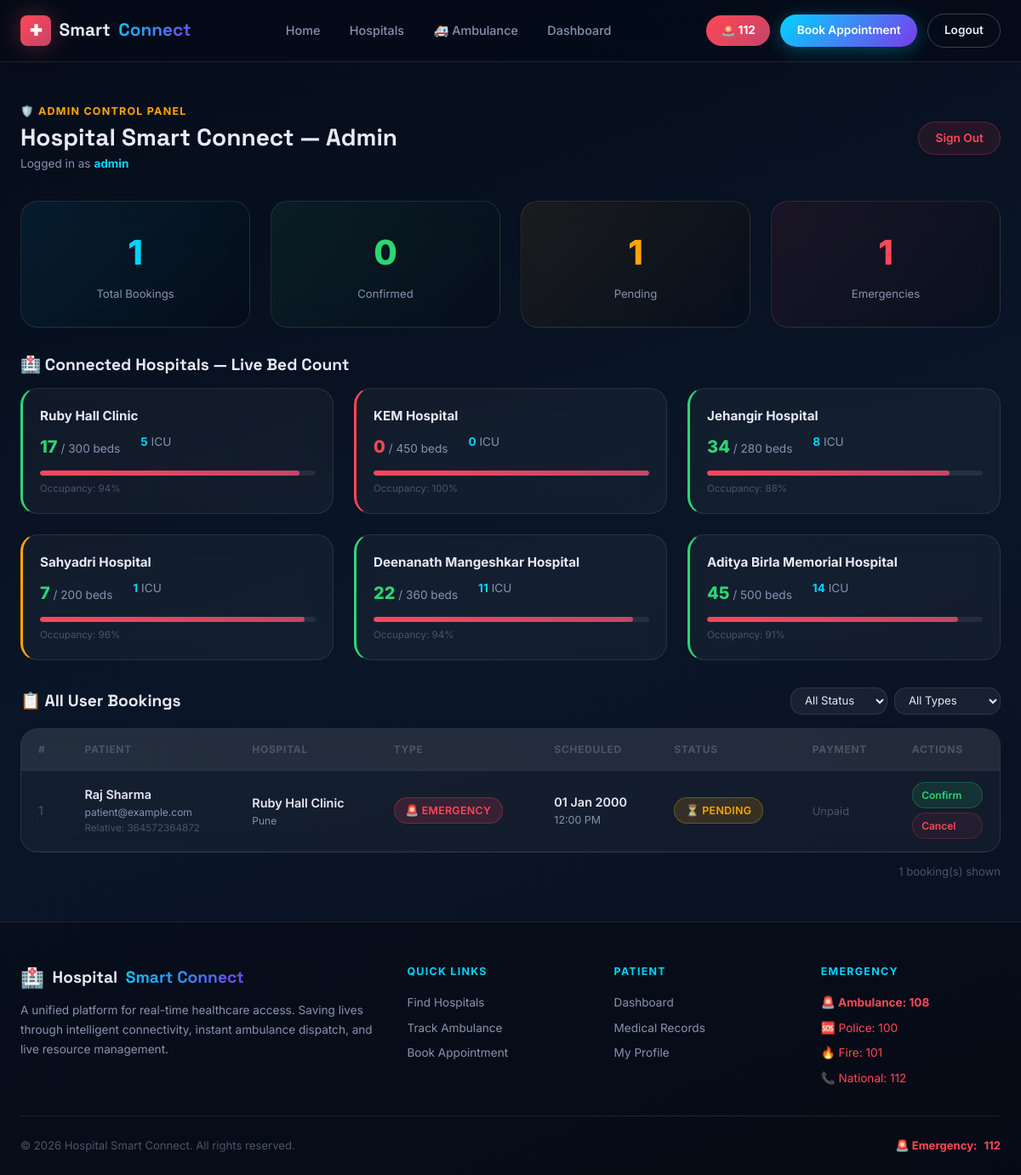
The app's page /admin-portal/dashboard/ (signed in) with its own data.
### core/models.py (models this page shows, shortened)
class Hospital(models.Model):
    name = models.CharField(max_length=200)
    address = models.TextField()
    city = models.CharField(max_length=100)
    phone = models.CharField(max_length=20)
    email = models.EmailField(blank=True)
    latitude = models.DecimalField(max_digits=9, decimal_places=6, default=0)
    longitude = models.DecimalField(max_digits=9, decimal_places=6, default=0)
    emergency_contact = models.CharField(max_length=20, blank=True)
    is_active = models.BooleanField(default=True)
    image = models.ImageField(upload_to='hospitals/', blank=True, null=True)
    created_at = models.DateTimeField(auto_now_add=True)

class Resource(models.Model):
    hospital = models.OneToOneField(Hospital, on_delete=models.CASCADE, related_name='resource')
    total_beds = models.IntegerField(default=0)
    available_beds = models.IntegerField(default=0)
    total_icu = models.IntegerField(default=0)
    available_icu = models.IntegerField(default=0)
    total_doctors = models.IntegerField(default=0)
    available_doctors = models.IntegerField(default=0)
    ventilators_available = models.IntegerField(default=0)
    operation_theaters = models.IntegerField(default=0)
    updated_at = models.DateTimeField(auto_now=True)
    def bed_occupancy_pct(self):
        if self.total_beds == 0:
            return 0
        return round(((self.total_beds - self.available_beds) / self.total_beds) * 100)

class Appointment(models.Model):
    STATUS_CHOICES = [
        ('pending', 'Pending'),
        ('confirmed', 'Confirmed'),
        ('in_progress', 'In Progress'),
        ('completed', 'Completed'),
        ('cancelled', 'Cancelled'),
    ]
    TYPE_CHOICES = [
        ('emergency', 'Emergency'),
        ('consultation', 'Consultation'),
        ('follow_up', 'Follow-Up'),
        ('diagnostic', 'Diagnostic'),
    ]
    patient = models.ForeignKey(User, on_delete=models.CASCADE, related_name='appointments')
    hospital = models.ForeignKey(Hospital, on_delete=models.CASCADE, related_name='appointments')
    appointment_type = models.CharField(max_length=20, choices=TYPE_CHOICES, default='consultation')
    status = models.CharField(max_length=20, choices=STATUS_CHOICES, default='pending')
    scheduled_at = models.DateTimeField()
    reason = models.TextField()
    notes = models.TextField(blank=True)
    ambulance_required = models.BooleanField(default=False)
    relative_contact = models.CharField(max_length=20, blank=True)
    created_at = models.DateTimeField(auto_now_add=True)
    updated_at = models.DateTimeField(auto_now=True)
    class Meta:
        ordering = ['-created_at']

### core/views.py (the view)
# urls.py: path('admin-portal/dashboard/', views.admin_dashboard_view, name='admin_dashboard'),
def admin_dashboard_view(request):
    guard = _require_admin(request)
    if guard:
        return guard
    filter_status = request.GET.get('status', '')
    filter_type = request.GET.get('type', '')
    bookings = Appointment.objects.select_related('patient', 'hospital').order_by('-created_at')
    if filter_status:
        bookings = bookings.filter(status=filter_status)
    if filter_type:
        bookings = bookings.filter(appointment_type=filter_type)
    hospitals = Hospital.objects.filter(is_active=True).prefetch_related('resource')
    context = {
        'bookings': bookings,
        'hospitals': hospitals,
        'total_bookings': Appointment.objects.count(),
        'confirmed_bookings': Appointment.objects.filter(status='confirmed').count(),
        'pending_bookings': Appointment.objects.filter(status='pending').count(),
        'emergency_bookings': Appointment.objects.filter(appointment_type='emergency').count(),
        'filter_status': filter_status,
        'filter_type': filter_type,
        'page': 'admin',
    }
    return render(request, 'core/admin_dashboard.html', context)

### templates/core/admin_dashboard.html (shortened to what this page needs)
{% extends 'base.html' %}
{% block content %}
<section class="section-sm">
  <div class="container">
    <div style="display:flex;align-items:center;justify-content:space-between;margin-bottom:2rem;flex-wrap:wrap;gap:1rem">
      <div>
        <div style="font-size:.78rem;text-transform:uppercase;letter-spacing:.1em;color:#ffa502;font-weight:700;margin-bottom:.25rem">🛡️ Admin Control Panel</div>
        <h1 style="font-size:1.75rem;margin:0">Hospital Smart Connect — Admin</h1>
        <div style="font-size:.85rem;color:#8892b0;margin-top:.25rem">Logged in as <strong style="color:var(--clr-primary)">{{ request.user.username }}</strong></div>
      </div>
      <a href="{% url 'admin_logout' %}" class="btn btn-sm" id="admin-logout-btn"
        style="background:rgba(255,71,87,0.1);color:#ff4757;border:1px solid rgba(255,71,87,0.25)">Sign Out</a>
    </div>
    <div class="grid grid-4" style="margin-bottom:2rem">
      <div class="card" style="text-align:center;padding:1.75rem;background:linear-gradient(135deg,rgba(0,212,255,0.08),rgba(0,0,0,0.2))">
        <div style="font-size:2.5rem;font-weight:800;color:var(--clr-primary)" id="stat-total">{{ total_bookings }}</div>
        <div style="font-size:.82rem;color:#8892b0;margin-top:.35rem">Total Bookings</div>
      </div>
      <div class="card" style="text-align:center;padding:1.75rem;background:linear-gradient(135deg,rgba(46,213,115,0.08),rgba(0,0,0,0.2))">
        <div style="font-size:2.5rem;font-weight:800;color:var(--clr-accent-green)" id="stat-confirmed">{{ confirmed_bookings }}</div>
        <div style="font-size:.82rem;color:#8892b0;margin-top:.35rem">Confirmed</div>
      </div>
      <div class="card" style="text-align:center;padding:1.75rem;background:linear-gradient(135deg,rgba(255,165,2,0.08),rgba(0,0,0,0.2))">
        <div style="font-size:2.5rem;font-weight:800;color:var(--clr-accent-orange)" id="stat-pending">{{ pending_bookings }}</div>
        <div style="font-size:.82rem;color:#8892b0;margin-top:.35rem">Pending</div>
      </div>
      <div class="card" style="text-align:center;padding:1.75rem;background:linear-gradient(135deg,rgba(255,71,87,0.08),rgba(0,0,0,0.2))">
        <div style="font-size:2.5rem;font-weight:800;color:var(--clr-accent-red)" id="stat-emergency">{{ emergency_bookings }}</div>
        <div style="font-size:.82rem;color:#8892b0;margin-top:.35rem">Emergencies</div>
      </div>
    </div>
    <div style="margin-bottom:2rem">
      <div style="display:flex;justify-content:space-between;align-items:center;margin-bottom:1rem">
        <h2 style="font-size:1.2rem;margin:0">🏥 Connected Hospitals — Live Bed Count</h2>
      </div>
      <div class="grid grid-3">
        {% for hospital in hospitals %}
        <div class="card" style="padding:1.25rem;border-left:3px solid {% if hospital.resource.available_beds > 10 %}var(--clr-accent-green){% elif hospital.resource.available_beds > 0 %}var(--clr-accent-orange){% else %}var(--clr-accent-red){% endif %}" id="hospital-row-{{ hospital.pk }}">
          <div style="font-weight:700;font-size:.95rem;margin-bottom:.5rem">{{ hospital.name }}</div>
          <div style="display:flex;gap:1.5rem;font-size:.85rem">
            <div><span style="color:{% if hospital.resource.available_beds > 5 %}var(--clr-accent-green){% elif hospital.resource.available_beds > 0 %}var(--clr-accent-orange){% else %}var(--clr-accent-red){% endif %};font-weight:800;font-size:1.25rem">{{ hospital.resource.available_beds }}</span><span style="color:#8892b0"> / {{ hospital.resource.total_beds }} beds</span></div>
            <div><span style="color:var(--clr-primary);font-weight:700">{{ hospital.resource.available_icu }}</span><span style="color:#8892b0"> ICU</span></div>
          </div>
          <div class="progress-bar" style="margin-top:.75rem">
            <div class="progress-fill {% if hospital.resource.bed_occupancy_pct < 60 %}green{% elif hospital.resource.bed_occupancy_pct < 85 %}orange{% else %}red{% endif %}" style="width:{{ hospital.resource.bed_occupancy_pct }}%"></div>
          </div>
          <div style="font-size:.72rem;color:#4a5568;margin-top:.35rem">Occupancy: {{ hospital.resource.bed_occupancy_pct }}%</div>
        </div>
        {% endfor %}
      </div>
    </div>
    <div>
      <div style="display:flex;justify-content:space-between;align-items:center;margin-bottom:1rem;flex-wrap:wrap;gap:.75rem">
        <h2 style="font-size:1.2rem;margin:0">📋 All User Bookings</h2>
        <form method="get" style="display:flex;gap:.5rem;flex-wrap:wrap" id="booking-filter-form">
          <select name="status" class="form-control" style="font-size:.82rem;padding:.35rem .75rem;width:auto" id="filter-status" onchange="this.form.submit()">
            <option value="">All Status</option>
          </select>
          <select name="type" class="form-control" style="font-size:.82rem;padding:.35rem .75rem;width:auto" id="filter-type" onchange="this.form.submit()">
            <option value="">All Types</option>
          </select>
        </form>
      </div>
      {% if bookings %}
      <div class="card" style="padding:0;overflow:hidden">
        <table style="width:100%;border-collapse:collapse;font-size:.85rem">
          <thead>
            <tr style="background:rgba(255,255,255,0.04);border-bottom:1px solid var(--clr-border)">
              <th style="padding:.9rem 1.25rem;text-align:left;font-size:.75rem;text-transform:uppercase;letter-spacing:.06em;color:#4a5568;font-weight:700">#</th>
              <th style="padding:.9rem 1.25rem;text-align:left;font-size:.75rem;text-transform:uppercase;letter-spacing:.06em;color:#4a5568;font-weight:700">Patient</th>
              <th style="padding:.9rem 1.25rem;text-align:left;font-size:.75rem;text-transform:uppercase;letter-spacing:.06em;color:#4a5568;font-weight:700">Hospital</th>
              <th style="padding:.9rem 1.25rem;text-align:left;font-size:.75rem;text-transform:uppercase;letter-spacing:.06em;color:#4a5568;font-weight:700">Type</th>
              <th style="padding:.9rem 1.25rem;text-align:left;font-size:.75rem;text-transform:uppercase;letter-spacing:.06em;color:#4a5568;font-weight:700">Scheduled</th>
              <th style="padding:.9rem 1.25rem;text-align:left;font-size:.75rem;text-transform:uppercase;letter-spacing:.06em;color:#4a5568;font-weight:700">Status</th>
              <th style="padding:.9rem 1.25rem;text-align:left;font-size:.75rem;text-transform:uppercase;letter-spacing:.06em;color:#4a5568;font-weight:700">Payment</th>
              <th style="padding:.9rem 1.25rem;text-align:left;font-size:.75rem;text-transform:uppercase;letter-spacing:.06em;color:#4a5568;font-weight:700">Actions</th>
            </tr>
          </thead>
          <tbody>
            {% for booking in bookings %}
            <tr style="border-bottom:1px solid rgba(255,255,255,0.04);transition:background .15s" onmouseover="this.style.background='rgba(255,255,255,0.02)'" onmouseout="this.style.background=''" id="booking-row-{{ booking.pk }}">
              <td style="padding:.85rem 1.25rem;color:#4a5568">{{ booking.pk }}</td>
              <td style="padding:.85rem 1.25rem">
                <div style="font-weight:600">{{ booking.patient.get_full_name|default:booking.patient.username }}</div>
                <div style="font-size:.75rem;color:#8892b0">{{ booking.patient.email }}</div>
                {% if booking.relative_contact %}<div style="font-size:.73rem;color:#4a5568">Relative: {{ booking.relative_contact }}</div>{% endif %}
              </td>
              <td style="padding:.85rem 1.25rem">
                <div style="font-weight:600">{{ booking.hospital.name }}</div>
                <div style="font-size:.75rem;color:#8892b0">{{ booking.hospital.city }}</div>
              </td>
              <td style="padding:.85rem 1.25rem">
                {% if booking.appointment_type == 'emergency' %}<span class="badge badge-red">🚨 Emergency</span>
                {% elif booking.appointment_type == 'consultation' %}<span class="badge badge-blue">💊 Consult</span>
                {% elif booking.appointment_type == 'follow_up' %}<span class="badge badge-purple">🔄 Follow-Up</span>
                {% else %}<span class="badge badge-orange">🔬 Diagnostic</span>{% endif %}
              </td>
              <td style="padding:.85rem 1.25rem">
                <div style="font-weight:600">{{ booking.scheduled_at|date:"d M Y" }}</div>
                <div style="font-size:.78rem;color:#8892b0">{{ booking.scheduled_at|time:"h:i A" }}</div>
              </td>
              <td style="padding:.85rem 1.25rem">
                {% if booking.status == 'confirmed' %}<span class="badge badge-green">✅ Confirmed</span>
                {% elif booking.status == 'pending' %}<span class="badge badge-orange">⏳ Pending</span>
                {% elif booking.status == 'completed' %}<span class="badge badge-blue">✔ Completed</span>
                {% elif booking.status == 'in_progress' %}<span class="badge badge-purple">⚡ In Progress</span>
                {% else %}<span class="badge badge-red">✗ Cancelled</span>{% endif %}
              </td>
              <td style="padding:.85rem 1.25rem">
                {% if booking.payment %}<span class="badge badge-green">₹{{ booking.payment.amount }}<br><span style="font-size:.7rem">{{ booking.payment.get_method_display }}</span></span>
                {% else %}<span style="color:#4a5568;font-size:.8rem">Unpaid</span>{% endif %}
              </td>
              <td style="padding:.85rem 1.25rem">
                <div style="display:flex;flex-direction:column;gap:.35rem">
                  {% if booking.status == 'pending' %}
                  <a href="{% url 'admin_confirm_booking' booking.pk %}" class="btn btn-sm" style="background:rgba(46,213,115,0.12);color:var(--clr-accent-green);border:1px solid rgba(46,213,115,0.25);font-size:.75rem;padding:.3rem .65rem" id="confirm-btn-{{ booking.pk }}">Confirm</a>
                  {% endif %}
                  {% if booking.status not in 'completed,cancelled' %}
                  <a href="{% url 'admin_cancel_booking' booking.pk %}" class="btn btn-sm" style="background:rgba(255,71,87,0.08);color:#ff4757;border:1px solid rgba(255,71,87,0.2);font-size:.75rem;padding:.3rem .65rem" id="cancel-btn-{{ booking.pk }}" onclick="return confirm('Cancel this booking?')">Cancel</a>
                  {% endif %}
                </div>
              </td>
            </tr>
            {% endfor %}
          </tbody>
        </table>
      </div>
      <div style="font-size:.82rem;color:#4a5568;margin-top:.75rem;text-align:right">{{ bookings|length }} booking(s) shown</div>
      {% else %}
      <div class="card" style="text-align:center;padding:3rem;color:#8892b0">
        <div style="font-size:3rem;margin-bottom:.75rem">📋</div>
        <h3>No bookings found</h3>
      </div>
      {% endif %}
    </div>
  </div>
</section>
{% endblock %}

### records on screen
Hospital: name "Ruby Hall Clinic", resource.available_beds "17", resource.total_beds "300", resource.available_icu "5", resource.bed_occupancy_pct "94"
Hospital: name "KEM Hospital", resource.available_beds "0", resource.total_beds "450", resource.available_icu "0", resource.bed_occupancy_pct "100"
Hospital: name "Jehangir Hospital", resource.available_beds "34", resource.total_beds "280", resource.available_icu "8", resource.bed_occupancy_pct "88"
Hospital: name "Sahyadri Hospital", resource.available_beds "7", resource.total_beds "200", resource.available_icu "1", resource.bed_occupancy_pct "96"
Hospital: name "Deenanath Mangeshkar Hospital", resource.available_beds "22", resource.total_beds "360", resource.available_icu "11", resource.bed_occupancy_pct "94"
Hospital: name "Aditya Birla Memorial Hospital", resource.available_beds "45", resource.total_beds "500", resource.available_icu "14", resource.bed_occupancy_pct "91"
Appointment: pk "1", patient.get_full_name "Raj Sharma", patient.email "patient@example.com", relative_contact "364572364872", hospital.name "Ruby Hall Clinic", hospital.city "Pune", appointment_type "🚨 EMERGENCY", scheduled_at "01 Jan 2000", scheduled_at "12:00 PM", status "⏳ PENDING", shows "Unpaid"

### other values on screen
{{ request.user.username }} "admin"
{{ total_bookings }} "1"
{{ confirmed_bookings }} "0"
{{ pending_bookings }} "1"
{{ emergency_bookings }} "1"
{{ bookings|length }} "1"
